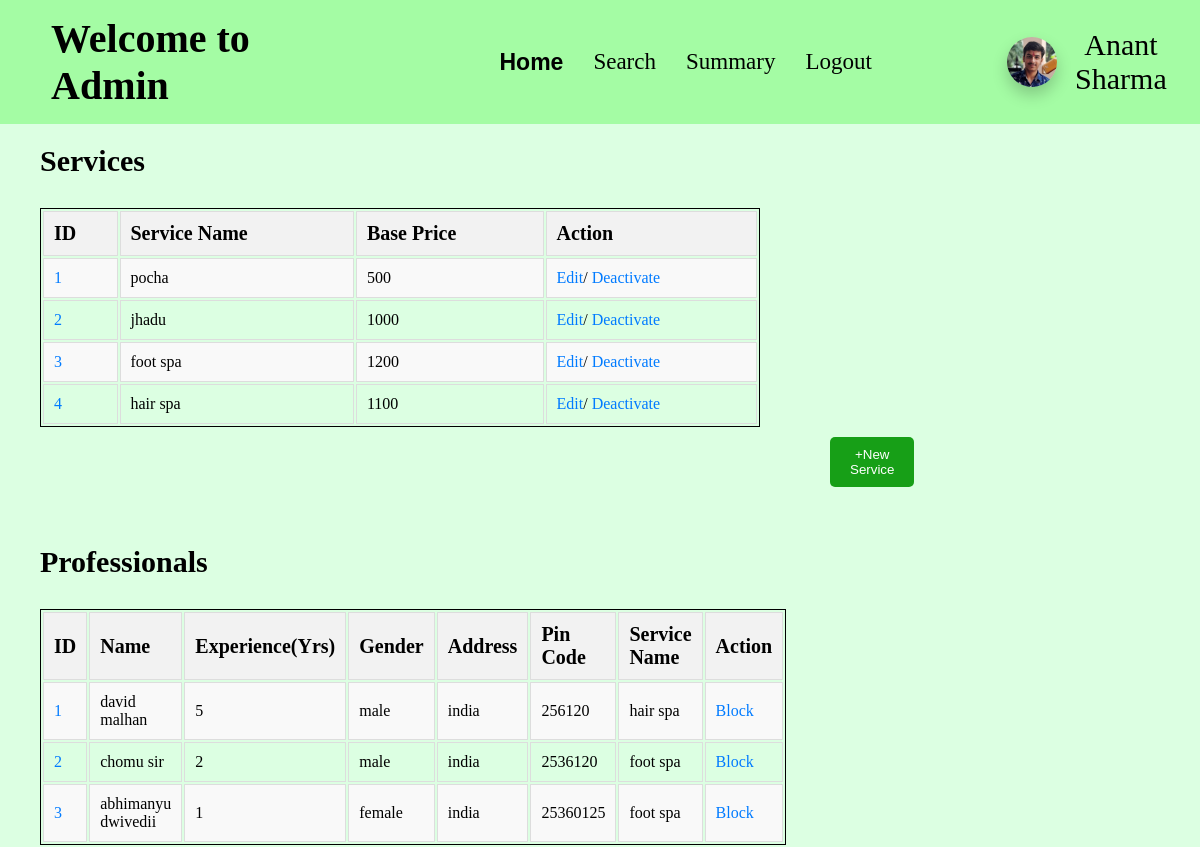
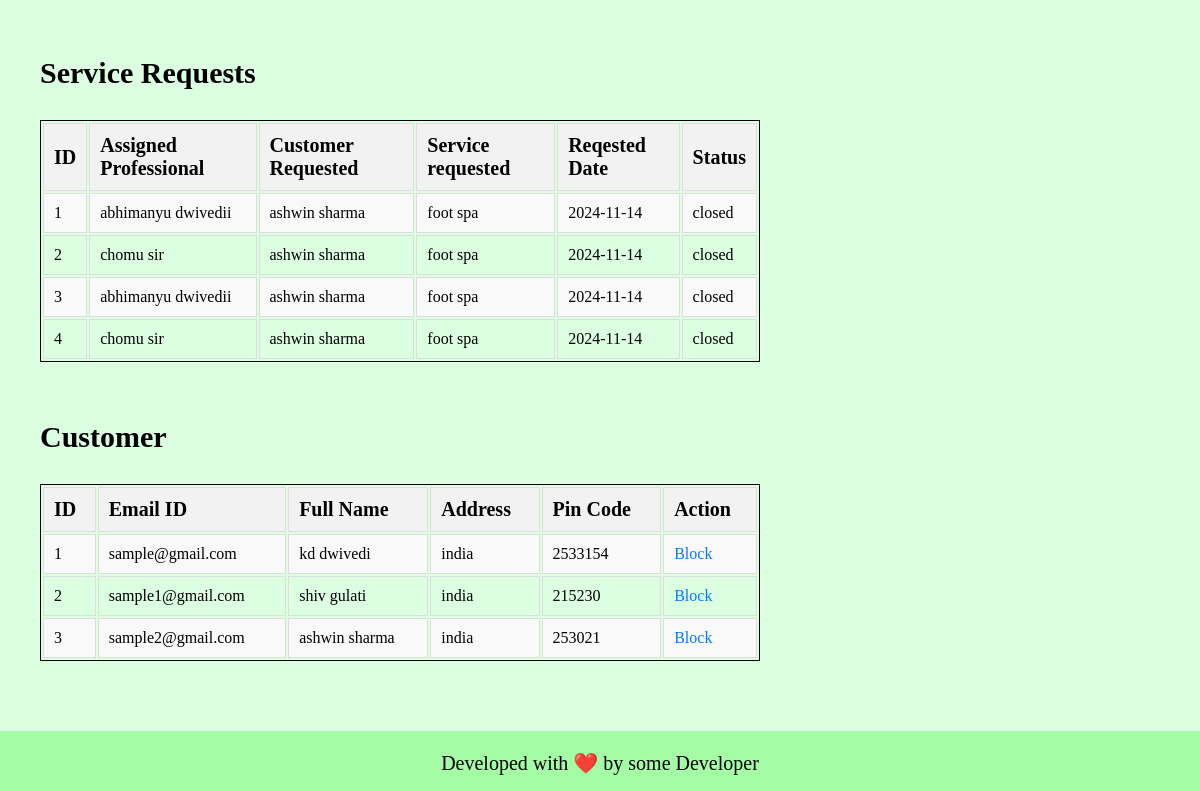
Page /admin_home on the earlier database version (2 pictures, top to bottom).
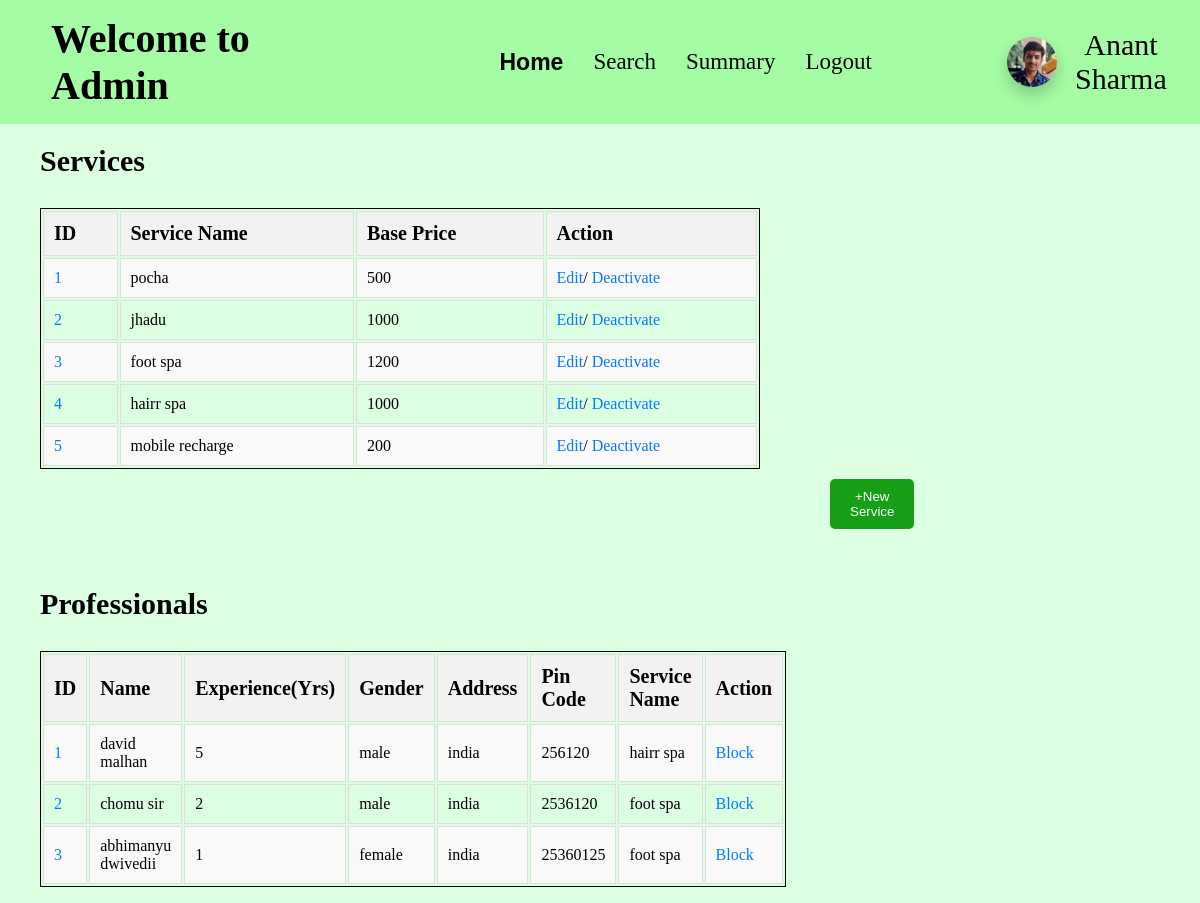
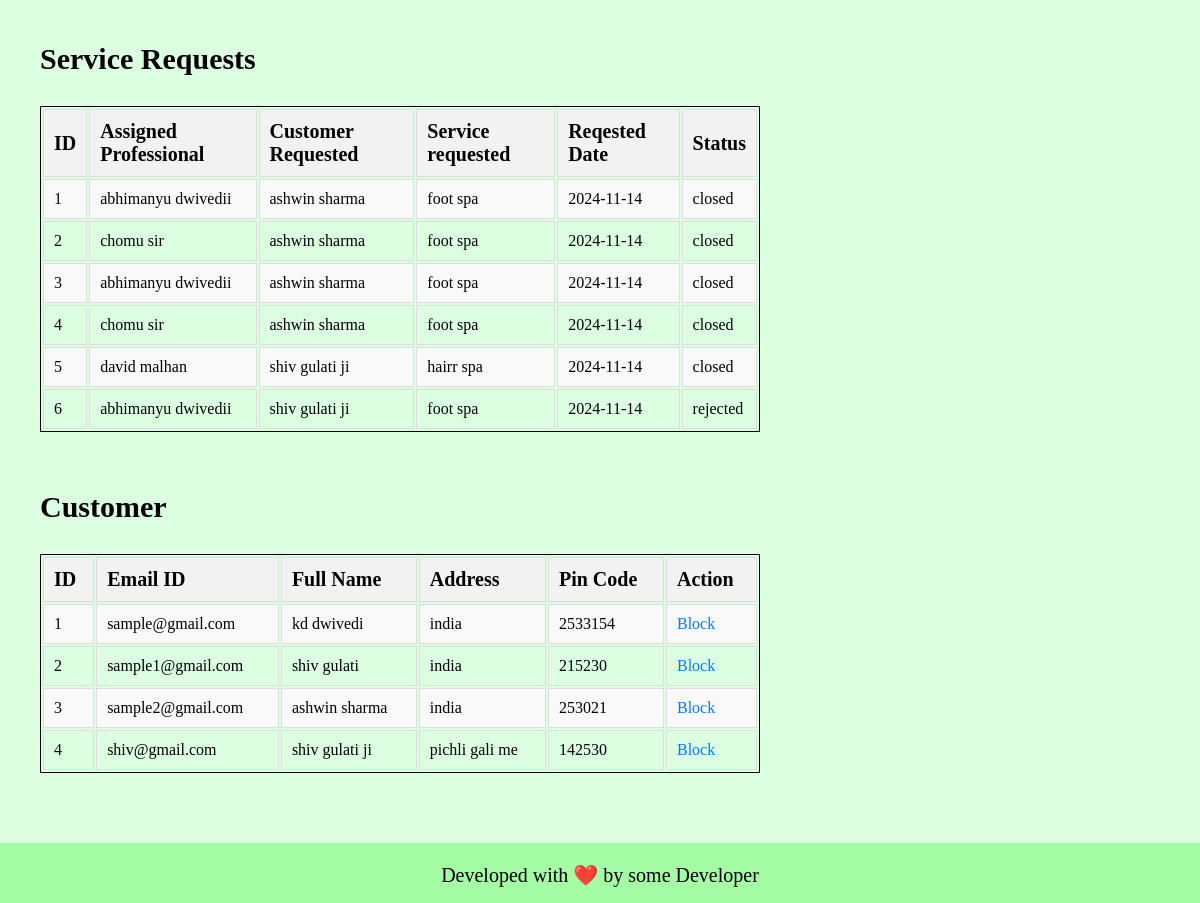
Same page on the later database version (2 pictures, top to bottom).
### app.py (models this page shows)
class service(db.Model):
    __tablename__ = "service"
    id = db.Column(db.Integer, primary_key=True, autoincrement=True)
    name = db.Column(db.String, nullable=False)
    base_price = db.Column(db.Integer, nullable=False)
    time_required = db.Column(db.Integer, nullable=False)
    description = db.Column(db.String, nullable=False)
    status = db.Column(db.Boolean, default = False)
    type = db.Column(db.String, nullable=False)
    professionals = db.relationship('professional', back_populates='service_type')
    service_requests = db.relationship('service_request', backref='service', cascade='all, delete-orphan')

class professional(db.Model):
    __tablename__ = "professional"
    id = db.Column(db.Integer, primary_key=True, autoincrement=True)
    email_id = db.Column(db.String, nullable=False)
    fullname = db.Column(db.String, nullable=False)
    password = db.Column(db.String, nullable=False)
    date_created = db.Column(db.Date, nullable=False)
    service_type_id = db.Column(db.Integer, db.ForeignKey('service.id'), nullable=False)
    experience = db.Column(db.Integer, nullable=False)
    gender = db.Column(db.String, nullable=False)
    address = db.Column(db.String, nullable=False)
    pin_code = db.Column(db.Integer, nullable=False)
    documents = db.Column(db.String, nullable=False)
    request = db.Column(db.Boolean, default=None)
    blocked = db.Column(db.Boolean, default=False)
    services_completed = db.Column(db.Integer, default = 0)
    rating = db.Column(db.Float, default = 0.0)
    price = db.Column(db.Integer, default = 0)
    service_type = db.relationship('service', back_populates='professionals')
    service_requests = db.relationship('service_request', backref='professional', cascade='all, delete-orphan')

class service_request(db.Model):
    __tablename__ = "service_request"
    id = db.Column(db.Integer, primary_key=True, autoincrement=True)
    service_id = db.Column(db.Integer, ForeignKey('service.id'), nullable=False)
    customer_id = db.Column(db.Integer, ForeignKey('customer.id'), nullable=False)
    professional_id = db.Column(db.Integer, ForeignKey('professional.id'), nullable=False)
    date_of_request = db.Column(db.Date, nullable=False)
    date_of_completion = db.Column(db.Date, default=False)
    service_status = db.Column(db.String, default=False)
    rstars = db.Column(db.Integer, default=False)
    rfeedback = db.Column(db.String, default=False)

class customer(db.Model):
    __tablename__ = "customer"
    id = db.Column(db.Integer, primary_key=True, autoincrement=True)
    email_id = db.Column(db.String, nullable=False)
    password = db.Column(db.String, nullable=False)
    fullname = db.Column(db.String, nullable=False)
    gender = db.Column(db.String, nullable=False)
    address = db.Column(db.String, nullable=False)
    pin_code = db.Column(db.Integer, nullable=False)
    blocked = db.Column(db.Boolean, default=False)
    service_requests = db.relationship('service_request', backref='customer', cascade='all, delete-orphan')

### app.py (the view, shortened to what this page needs)
@app.route('/admin_home', methods = ['GET', 'POST'])
def admin_home():
    prof = professional.query.all()
    cus = customer.query.all()
    services = service.query.all()
    ser_req = service_request.query.options(joinedload(service_request.professional)).all()
    if request.method == 'GET':
        return render_template('admin_home.html', admin_name = ADMIN_NAME, professionals = prof, customers = cus, services = services, service_requests = ser_req, message = False)

### templates/admin_home.html (shortened to what this page needs)
<!DOCTYPE html>
<html lang="en">
<head>
    <link rel="stylesheet" href="/static/css/profile-block.css">
    <link rel="stylesheet" href="/static/css/table-styling.css">
    <link rel="stylesheet" href="/static/css/basic.css">
</head>
<body>
    <header>
        <h1>Welcome to Admin</h1>
        <ul>
            <li><a class="active" href="/admin_home">Home</a></li>
            <li><a href="/admin_search">Search</a></li>
            <li><a href="/admin_summary">Summary</a></li>
            <li><a href="/admin_logout">Logout</a></li>
        </ul>
        <div id="user-info">
            <img id="user-pic" src="/static/anant-pic.jpg" alt="Profile Picture">
            <div>{{admin_name}}</div>
        </div>
    </header>
    <h2>Services</h2>
    {% if services %}
        <div class="tables">
            <table class="styled-table">
                <tr>
                    <th>ID</th>
                    <th>Service Name</th>
                    <th>Base Price</th>
                    <th>Action</th>
                </tr>
                {% for service in services %}
                <tr>
                    <td><a href="/view_service/{{service.id}}">{{loop.index}}</a></td>
                    <td>{{service.name}}</td>
                    <td>{{service.base_price}}</td>
                    <td>
                        <a href="/admin_home/edit_service/{{service.id}}">Edit</a>/
                        {% if service.status %}
                            <a href="/admin_home/action_service/activate/{{service.id}}">Activate</a>
                        {% else %}
                            <a href="/admin_home/action_service/deactivate/{{service.id}}">Deactivate</a>
                        {% endif %}
                    </td>
                </tr>
                {% endfor %}
            </table>
    {% else %}
        <div id="no_data">No data to show!</div>
    {% endif %}
        <button class="open-modal-btn" onclick="openPopup()">+New Service</button>
    </div>
    <br>
    <h2>Professionals</h2>
    {% if professionals %}
        <div class="tables">
            <table class="styled-table">
                <tr>
                    <th>ID</th>
                    <th>Name</th>
                    <th>Experience(Yrs)</th>
                    <th>Gender</th>
                    <th>Address</th>
                    <th>Pin Code</th>
                    <th>Service Name</th>
                    <th>Action</th>
                </tr>
                {% for professional in professionals %}
                <tr>
                    <td><a href="/view_professional/{{professional.id}}">{{loop.index}}</a></td>
                    <td>{{professional.fullname}}</td>
                    <td>{{professional.experience}}</td>
                    <td>{{professional.gender}}</td>
                    <td>{{professional.address}}</td>
                    <td>{{professional.pin_code}}</td>
                    <td>{{professional.service_type.name}}</td>
                    <td>
                        {% if professional.request %}
                        <a href="/admin_home/appr/approve/{{professional.id}}">Approve</a>/<a
                            href="/admin_home/appr/reject/{{professional.id}}">Reject</a>
                        {% elif not professional.blocked %}
                        <a href="/admin_home/action/block/professional/{{professional.id}}">Block</a>
                        {% elif professional.blocked %}
                        <a href="/admin_home/action/unblock/professional/{{professional.id}}">Unblock</a>
                        {% endif %}
                    </td>
                </tr>
                {% endfor %}
            </table>
        </div>
    {% else %}
        <div id="no_data">No data to show!</div>
    {% endif %}
    <br>
    <h2>Service Requests</h2>
    {% if service_requests %}
        <div class="tables">
            <table class="styled-table">
                <tr>
                    <th>ID</th>
                    <th>Assigned Professional</th>
                    <th>Customer Requested</th>
                    <th>Service requested</th>
                    <th>Reqested Date</th>
                    <th>Status</th>
                </tr>
                {% for service_req in service_requests %}
                    <tr>
                        <td>{{loop.index}}</td>
                        <td>{{service_req.professional.fullname}}</td>
                        <td>{{service_req.customer.fullname}}</td>
                        <td>{{service_req.service.name}}</td>
                        <td>{{service_req.date_of_request}}</td>
                        <td>{{service_req.service_status}}</td>
                    </tr>
                {% endfor %}
            </table>
        </div>
    {% else %}
        <div id="no_data">No data to show!</div>
    {% endif %}
    <br>
    <h2>Customer</h2>
    {% if customers %}
        <div class="tables">
            <table class="styled-table">
                <tr>
                    <th>ID</th>
                    <th>Email ID</th>
                    <th>Full Name</th>
                    <th>Address</th>
                    <th>Pin Code</th>
                    <th>Action</th>
                </tr>
                {% for customer in customers %}
                <tr>
                    <td>{{loop.index}}</td>
                    <td>{{customer.email_id}}</td>
                    <td>{{customer.fullname}}</td>
                    <td>{{customer.address}}</td>
                    <td>{{customer.pin_code}}</td>
                    <td>
                        {% if customer.blocked %}
                        <a href="/admin_home/action/unblock/customer/{{customer.id}}">Unblock</a>
                        {% else %}
                        <a href="/admin_home/action/block/customer/{{customer.id}}">Block</a>
                        {% endif %}
                    </td>
                </tr>
                {% endfor %}
            </table>
        </div>
    {% else %}
        <div id="no_data">No data to show!</div>
    {% endif %}
    <footer style="margin-top: 50px;">
        <p>
            Developed with ❤️ by some Developer
        </p>
    </footer>
</body>
</html>

### static/css/profile-block.css (style rules this page uses)
#user-info { margin-left: 10vw; width: 19vw; display: flex; flex-direction: row; align-items: center; justify-content: space-evenly; }
#user-info img { min-width: 50px; min-height: 50px; max-width: 55px; max-height: 55px; border-radius: 50px; box-shadow: 0 8px 16px rgba(0, 0, 0, 0.2); }
#user-info div { font-size: 30px; text-align: center; }

### static/css/table-styling.css (style rules this page uses)
.tables { margin-left: 20px; text-align: center; align-items: center; justify-content: center; width: 60vw; border-radius: 25px; padding: 20px; }
.styled-table { width: 100%; border: 1px solid black; }
.styled-table th { font-size: 20px; }
.styled-table th, .styled-table td { padding: 10px; border: 1px solid #ddd; text-align: left; }
.styled-table th { background-color: #f2f2f2; }
.styled-table tr:nth-child(even) { background-color: #f9f9f9; }
.styled-table a { color: #007bff; text-decoration: none; }

### static/css/basic.css (style rules this page uses)
* { padding: 0; margin: 0; }
body { background-color: rgb(220, 255, 226); align-items: center; text-align: left; }
header { align-items: center; display: flex; padding: 15px; background-color: rgb(164, 252, 164); }
ul { display: flex; list-style-type: none; padding: 0; margin: 0; }
ul li { padding-inline: 15px; }
ul li a { font-size: 23px; text-decoration: none; color: black; }
.active { font-family: 'Franklin Gothic Medium', 'Arial Narrow', Arial, sans-serif; font-weight: bold; }

### templates/admin_home.html (style rules this page uses)
h1 { margin-right: 15vw; margin-left: 3vw; font-size: 40px; }
h2 { margin-top: 20px; margin-left: 40px; margin-bottom: 10px; font-size: 30px; }
footer { align-items: center; text-align: center; background-color: rgb(164, 252, 164); height: 60px; margin-top: 50px; }
footer p { margin: auto; padding-top: 20px; font-size: 20px; }
.open-modal-btn { padding: 10px 20px; background-color: rgb(23, 159, 23); color: white; border: none; border-radius: 5px; cursor: pointer; margin-left: 790px; margin-top: 10px; }

Differences in the rows shown:
changed service: name "hair spa" → "hairr spa"; base_price "1100" → "1000"
added service: name "mobile recharge", base_price "200"
changed professional "david malhan": service_type.name "hair spa" → "hairr spa"
added service_request: professional.fullname "david malhan", customer.fullname "shiv gulati ji", service.name "hairr spa", date_of_request "2024-11-14", service_status "closed"
added service_request: professional.fullname "abhimanyu dwivedii", customer.fullname "shiv gulati ji", service.name "foot spa", date_of_request "2024-11-14", service_status "rejected"
added customer: email_id "shiv@gmail.com", fullname "shiv gulati ji", address "pichli gali me", pin_code "142530"
